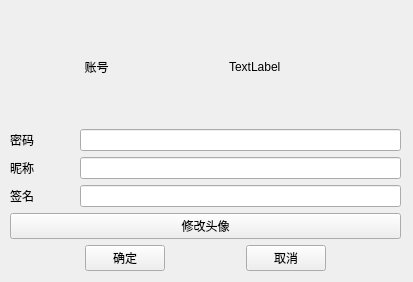
<?xml version="1.0" encoding="UTF-8"?>
<ui version="4.0">
 <class>Form</class>
 <widget class="QWidget" name="Form">
  <property name="geometry">
   <rect>
    <x>0</x>
    <y>0</y>
    <width>413</width>
    <height>282</height>
   </rect>
  </property>
  <property name="windowTitle">
   <string>Form</string>
  </property>
  <widget class="QWidget" name="verticalLayoutWidget">
   <property name="geometry">
    <rect>
     <x>10</x>
     <y>10</y>
     <width>391</width>
     <height>261</height>
    </rect>
   </property>
   <layout class="QVBoxLayout" name="verticalLayout">
    <item>
     <layout class="QHBoxLayout" name="horizontalLayout">
      <item>
       <widget class="QLabel" name="label">
        <property name="text">
         <string>账号</string>
        </property>
        <property name="alignment">
         <set>Qt::AlignCenter</set>
        </property>
       </widget>
      </item>
      <item>
       <spacer name="horizontalSpacer">
        <property name="orientation">
         <enum>Qt::Horizontal</enum>
        </property>
        <property name="sizeType">
         <enum>QSizePolicy::Minimum</enum>
        </property>
        <property name="sizeHint" stdset="0">
         <size>
          <width>40</width>
          <height>20</height>
         </size>
        </property>
       </spacer>
      </item>
      <item>
       <widget class="QLabel" name="accountLabel">
        <property name="text">
         <string>TextLabel</string>
        </property>
       </widget>
      </item>
     </layout>
    </item>
    <item>
     <layout class="QHBoxLayout" name="horizontalLayout_6">
      <item>
       <widget class="QLabel" name="label_4">
        <property name="text">
         <string>密码</string>
        </property>
        <property name="alignment">
         <set>Qt::AlignCenter</set>
        </property>
       </widget>
      </item>
      <item>
       <spacer name="horizontalSpacer_7">
        <property name="orientation">
         <enum>Qt::Horizontal</enum>
        </property>
        <property name="sizeType">
         <enum>QSizePolicy::Minimum</enum>
        </property>
        <property name="sizeHint" stdset="0">
         <size>
          <width>40</width>
          <height>20</height>
         </size>
        </property>
       </spacer>
      </item>
      <item>
       <widget class="QLineEdit" name="passwordEdit"/>
      </item>
     </layout>
    </item>
    <item>
     <layout class="QHBoxLayout" name="horizontalLayout_3">
      <item>
       <widget class="QLabel" name="label_2">
        <property name="text">
         <string>昵称</string>
        </property>
        <property name="alignment">
         <set>Qt::AlignCenter</set>
        </property>
       </widget>
      </item>
      <item>
       <spacer name="horizontalSpacer_2">
        <property name="orientation">
         <enum>Qt::Horizontal</enum>
        </property>
        <property name="sizeType">
         <enum>QSizePolicy::Minimum</enum>
        </property>
        <property name="sizeHint" stdset="0">
         <size>
          <width>40</width>
          <height>20</height>
         </size>
        </property>
       </spacer>
      </item>
      <item>
       <widget class="QLineEdit" name="nicknameEdit"/>
      </item>
     </layout>
    </item>
    <item>
     <layout class="QHBoxLayout" name="horizontalLayout_5">
      <item>
       <widget class="QLabel" name="label_3">
        <property name="text">
         <string>签名</string>
        </property>
        <property name="alignment">
         <set>Qt::AlignCenter</set>
        </property>
       </widget>
      </item>
      <item>
       <spacer name="horizontalSpacer_3">
        <property name="orientation">
         <enum>Qt::Horizontal</enum>
        </property>
        <property name="sizeType">
         <enum>QSizePolicy::Minimum</enum>
        </property>
        <property name="sizeHint" stdset="0">
         <size>
          <width>40</width>
          <height>20</height>
         </size>
        </property>
       </spacer>
      </item>
      <item>
       <widget class="QLineEdit" name="signatureEdit">
        <property name="contextMenuPolicy">
         <enum>Qt::NoContextMenu</enum>
        </property>
       </widget>
      </item>
     </layout>
    </item>
    <item>
     <layout class="QHBoxLayout" name="horizontalLayout_4">
      <item>
       <widget class="QPushButton" name="pictureButton">
        <property name="text">
         <string>修改头像</string>
        </property>
       </widget>
      </item>
     </layout>
    </item>
    <item>
     <layout class="QHBoxLayout" name="horizontalLayout_2">
      <item>
       <spacer name="horizontalSpacer_5">
        <property name="orientation">
         <enum>Qt::Horizontal</enum>
        </property>
        <property name="sizeHint" stdset="0">
         <size>
          <width>40</width>
          <height>20</height>
         </size>
        </property>
       </spacer>
      </item>
      <item>
       <widget class="QPushButton" name="confirmButton">
        <property name="text">
         <string>确定</string>
        </property>
       </widget>
      </item>
      <item>
       <spacer name="horizontalSpacer_4">
        <property name="orientation">
         <enum>Qt::Horizontal</enum>
        </property>
        <property name="sizeHint" stdset="0">
         <size>
          <width>40</width>
          <height>20</height>
         </size>
        </property>
       </spacer>
      </item>
      <item>
       <widget class="QPushButton" name="cancleButton">
        <property name="text">
         <string>取消</string>
        </property>
       </widget>
      </item>
      <item>
       <spacer name="horizontalSpacer_6">
        <property name="orientation">
         <enum>Qt::Horizontal</enum>
        </property>
        <property name="sizeHint" stdset="0">
         <size>
          <width>40</width>
          <height>20</height>
         </size>
        </property>
       </spacer>
      </item>
     </layout>
    </item>
   </layout>
  </widget>
 </widget>
 <resources/>
 <connections/>
</ui>
